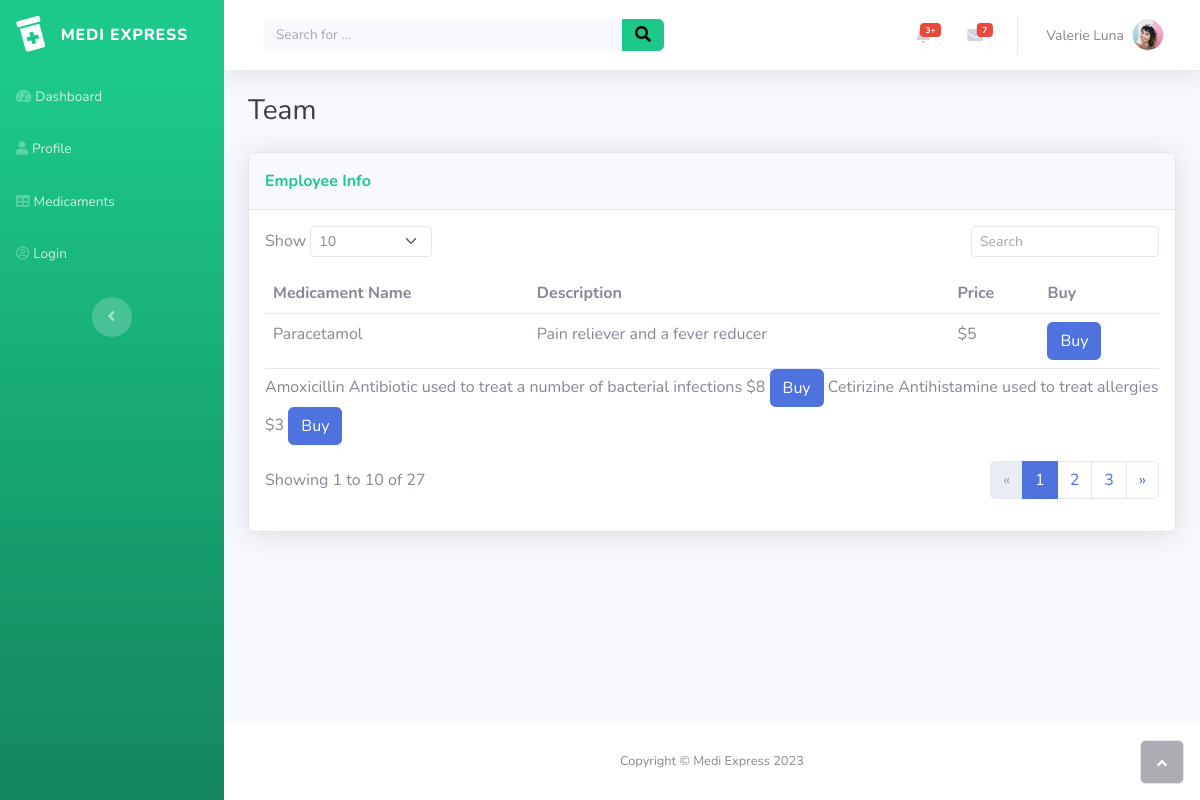
Page /medicaments on the earlier database version.
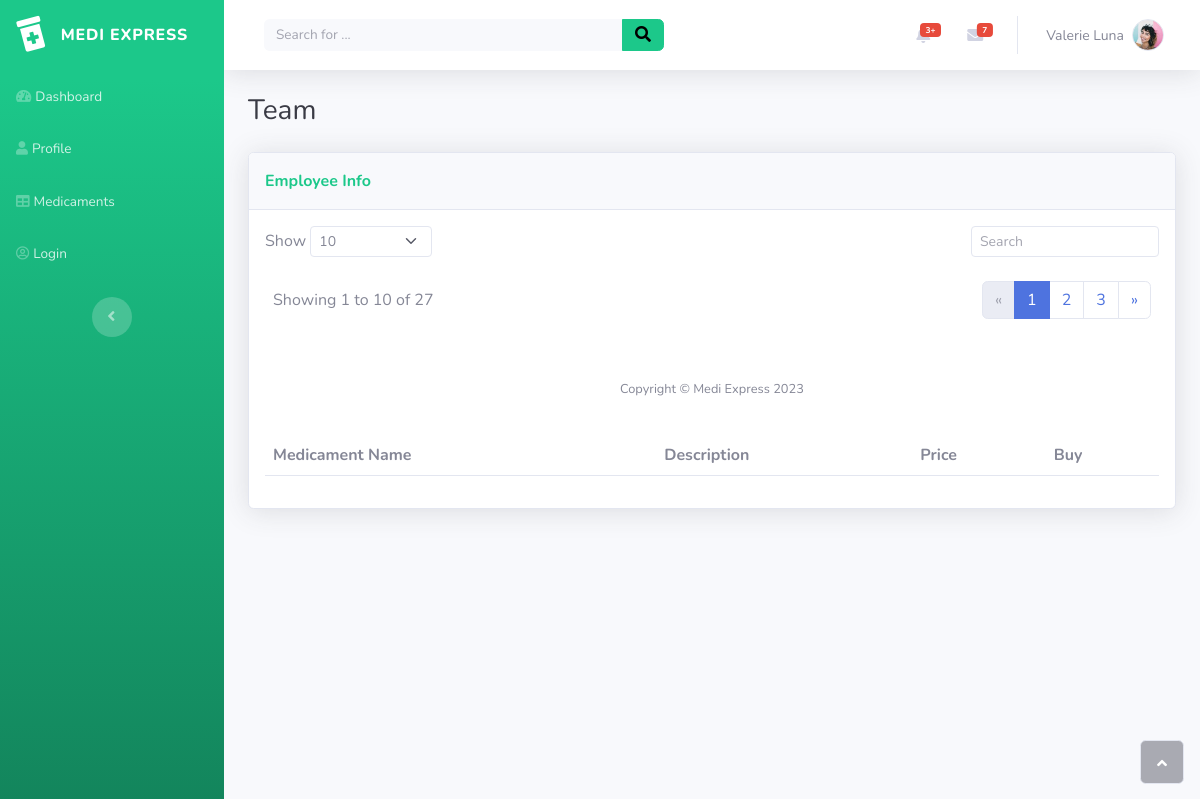
Same page on the later database version.
### tables this page shows
CREATE TABLE medicaments (
     id INT AUTO_INCREMENT PRIMARY KEY,
     name VARCHAR(255) NOT NULL,
     description TEXT,
     price INT NOT NULL,
     quantity_in_stock INT NOT NULL
);

### app/Controllers/Controller.php (called while the page is built, shortened)
<?php
class Controller
{
    protected function render($view, $data = [])
    {
        extract($data);
        require_once __DIR__ . "/../../Views/$view.php";
    }
}

### app/Controllers/MedicamentController.php (called while the page is built, shortened)
<?php
class MedicamentController extends Controller {
    private $MedicamentModel;
    public function __construct(){
        $this->MedicamentModel = new Medicament();
    }
    public function displayMedicaments(){
        $results = $this->MedicamentModel->display_medicaments();
        $this->render('medicaments', ['results' => $results]);
    }
}

### public/index.php (called while the page is built, shortened)
<?php
$uri = parse_url($_SERVER['REQUEST_URI'], PHP_URL_PATH);
$method = $_SERVER['REQUEST_METHOD'];
$router = require_once 'routes.php';
try {
    $route = $router->route($uri, $method);
} catch (Exception $e) {
    http_response_code(404);
    echo "404 Page Not Found";
    exit;
}
$controller = new $route['controller']();
$action = $route['action'];
$controller->$action();

### Core/Database.php (called while the page is built, shortened)
<?php
class Database
{
    private static $instance = null;
    private $pdo;
    private $statement;
    public static function getInstance()
    {
        if (self::$instance === null) {
            self::$instance = new self();
        }
        return self::$instance;
    }
    private function connect()
    {
        try {
            $dsn = "mysql:host=" . $_ENV['DB_HOST'] . ";dbname=" . $_ENV['DB_NAME'];
            $options = [
                PDO::ATTR_PERSISTENT => true,
                PDO::ATTR_ERRMODE => PDO::ERRMODE_EXCEPTION,
            ];
            $this->pdo = new PDO($dsn, $_ENV['DB_USER'], $_ENV['DB_PASS'], $options);
        } catch (PDOException $e) {
            throw new PDOException($e->getMessage(), (int)$e->getCode());
        }
    }
    public function query($sql)
    {
        $this->statement = $this->pdo->prepare($sql);
        return $this;
    }
    public function execute()
    {
        try {
            return $this->statement->execute();
        } catch (PDOException $e) {
            throw new PDOException($e->getMessage(), (int)$e->getCode());
        }
    }
    public function fetchAllRecords()
    {
        $this->execute();
        return $this->statement->fetchAll(PDO::FETCH_OBJ);
    }
}

### app/Models/Medicament.php (called while the page is built, shortened)
<?php
class Medicament{
    protected $db;
    public function __construct() {
        $this->db = Database::getInstance();
    }
    public function display_medicaments()
    {
        $sql = "SELECT * FROM medicaments";
        $this->db->query($sql);
        $results = $this->db->fetchAllRecords();
        return $results;
    }
}

### Views/medicaments.php (the view, shortened to what this page needs)
<!DOCTYPE html>
<html data-bs-theme="light" lang="en">
<head>
    <link rel="stylesheet" href="assets/bootstrap/css/bootstrap.min.css">
    <link rel="stylesheet" href="assets/fonts/fontawesome-all.min.css">
</head>
<body id="page-top">
    <div id="wrapper">
        <?php include("partials/_sidebar.php"); ?>
        <div class="d-flex flex-column" id="content-wrapper">
            <div id="content">
                <?php include("partials/_navbar.php"); ?>
                <div class="container-fluid">
                    <h3 class="text-dark mb-4">Team</h3>
                    <div class="card shadow">
                        <div class="card-header py-3">
                            <p class="text-success m-0 fw-bold">Employee Info</p>
                        </div>
                        <div class="card-body">
                            <div class="row">
                                <div class="col-md-6 text-nowrap">
                                    <div id="dataTable_length" class="dataTables_length" aria-controls="dataTable"><label class="form-label">Show&nbsp;<select class="d-inline-block form-select form-select-sm">
                                                <option value="10" selected="">10</option>
                                            </select>&nbsp;</label></div>
                                </div>
                                <div class="col-md-6">
                                    <div class="text-md-end dataTables_filter" id="dataTable_filter"><label class="form-label"><input type="search" class="form-control form-control-sm" aria-controls="dataTable" placeholder="Search"></label></div>
                                </div>
                            </div>
                            <div class="table-responsive table mt-2" role="grid" aria-describedby="dataTable_info">
                                <table class="table my-0" id="dataTable">
                                    <thead>
                                        <tr>
                                            <th>Medicament Name</th>
                                            <th>Description</th>
                                            <th>Price</th>
                                            <th>Buy</th>
                                        </tr>
                                    </thead>
                                    <?php foreach($results as $result){ ?>
                                    <tbody>
                                        <tr>
                                            <td><?= $result->name?></td>
                                            <td><?= $result->description?></td>
                                            <td>$<?= $result->price?></td>
                                            <td><button class = "  btn btn-primary btn-md">Buy</button></td>
                                        </tr>
                                </table>
                                <?php }?>
                            </div>
                            <div class="row">
                                <div class="col-md-6 align-self-center">
                                    <p id="dataTable_info" class="dataTables_info" role="status" aria-live="polite">Showing 1 to 10 of 27</p>
                                </div>
                                <div class="col-md-6">
                                    <nav class="d-lg-flex justify-content-lg-end dataTables_paginate paging_simple_numbers">
                                        <ul class="pagination">
                                            <li class="page-item disabled"><a class="page-link" aria-label="Previous" href="#"><span aria-hidden="true">«</span></a></li>
                                            <li class="page-item active"><a class="page-link" href="#">1</a></li>
                                            <li class="page-item"><a class="page-link" href="#">2</a></li>
                                            <li class="page-item"><a class="page-link" href="#">3</a></li>
                                            <li class="page-item"><a class="page-link" aria-label="Next" href="#"><span aria-hidden="true">»</span></a></li>
                                        </ul>
                                    </nav>
                                </div>
                            </div>
                        </div>
                    </div>
                </div>
            </div>
            <?php include("partials/_footer.php"); ?>
        </div><a class="border rounded d-inline scroll-to-top" href="#page-top"><i class="fas fa-angle-up"></i></a>
    </div>
</body>
</html>

### Views/partials/_sidebar.php (shortened to what this page needs)
<nav class="navbar align-items-start sidebar sidebar-dark accordion bg-gradient-success p-0 navbar-dark">
    <div class="container-fluid d-flex flex-column p-0"><a class="navbar-brand d-flex justify-content-center align-items-center sidebar-brand m-0" href="#">
            <div class="sidebar-brand-icon rotate-n-15">
                <i class="fas fa-prescription-bottle-alt"></i>
            </div>
            <div class="sidebar-brand-text mx-3"><span>Medi Express</span></div>
        </a>
        <ul class="navbar-nav text-light" id="accordionSidebar">
            <li class="nav-item"><a class="nav-link" href="index.php"><i class="fas fa-tachometer-alt"></i><span>Dashboard</span></a></li>
            <li class="nav-item"><a class="nav-link" href="profile.php"><i class="fas fa-user"></i><span>Profile</span></a></li>
            <li class="nav-item"><a class="nav-link" href="/medicaments"><i class="fas fa-table"></i><span>Medicaments</span></a></li>
            <?php if (empty($_SESSION['id'])) {?>
            <li class="nav-item"><a class="nav-link" href="login"><i class="far fa-user-circle"></i><span>Login</span></a></li>
            <?php }else{?>
            <li class="nav-item"><a class="nav-link" href="logout"><i class="far fa-user-circle"></i><span>Logout</span></a></li>
            <?php }?>
        </ul>
        <div class="text-center d-none d-md-inline"><button class="btn rounded-circle border-0" id="sidebarToggle" type="button"></button></div>
    </div>
</nav>

### Views/partials/_navbar.php (shortened to what this page needs)
<nav class="navbar navbar-expand bg-white shadow mb-4 topbar static-top navbar-light">
    <div class="container-fluid"><button class="btn btn-link d-md-none rounded-circle me-3" id="sidebarToggleTop" type="button"><i class="fas fa-bars"></i></button>
        <form class="d-none d-sm-inline-block me-auto ms-md-3 my-2 my-md-0 mw-100 navbar-search">
            <div class="input-group"><input class="bg-light form-control border-0 small" type="text" placeholder="Search for ..."><button class="btn btn-success py-0" type="button"><i class="fas fa-search"></i></button></div>
        </form>
        <ul class="navbar-nav flex-nowrap ms-auto">
            <li class="nav-item dropdown no-arrow mx-1">
                <div class="nav-item dropdown no-arrow"><a class="dropdown-toggle nav-link" aria-expanded="false" data-bs-toggle="dropdown" href="#"><span class="badge bg-danger badge-counter">3+</span><i class="fas fa-bell fa-fw"></i></a>
                </div>
            </li>
            <li class="nav-item dropdown no-arrow mx-1">
                <div class="nav-item dropdown no-arrow"><a class="dropdown-toggle nav-link" aria-expanded="false" data-bs-toggle="dropdown" href="#"><span class="badge bg-danger badge-counter">7</span><i class="fas fa-envelope fa-fw"></i></a>
                </div>
            </li>
            <li class="nav-item dropdown no-arrow">
                <div class="nav-item dropdown no-arrow"><a class="dropdown-toggle nav-link" aria-expanded="false" data-bs-toggle="dropdown" href="#"><span class="d-none d-lg-inline me-2 text-gray-600 small">Valerie Luna</span><img class="border rounded-circle img-profile" src="assets/img/avatars/avatar1.jpeg"></a>
                </div>
            </li>
        </ul>
    </div>
</nav>

### Views/partials/_footer.php
<footer class="bg-white sticky-footer">
    <div class="container my-auto">
        <div class="text-center my-auto copyright"><span>Copyright © Medi Express 2023</span></div>
    </div>
</footer>

Differences in the rows shown:
removed medicaments: name "Paracetamol", description "Pain reliever and a fever reducer", price "5"
removed medicaments: name "Amoxicillin", description "Antibiotic used to treat a number of bacterial infections", price "8"
removed medicaments: name "Cetirizine", description "Antihistamine used to treat allergies", price "3"
